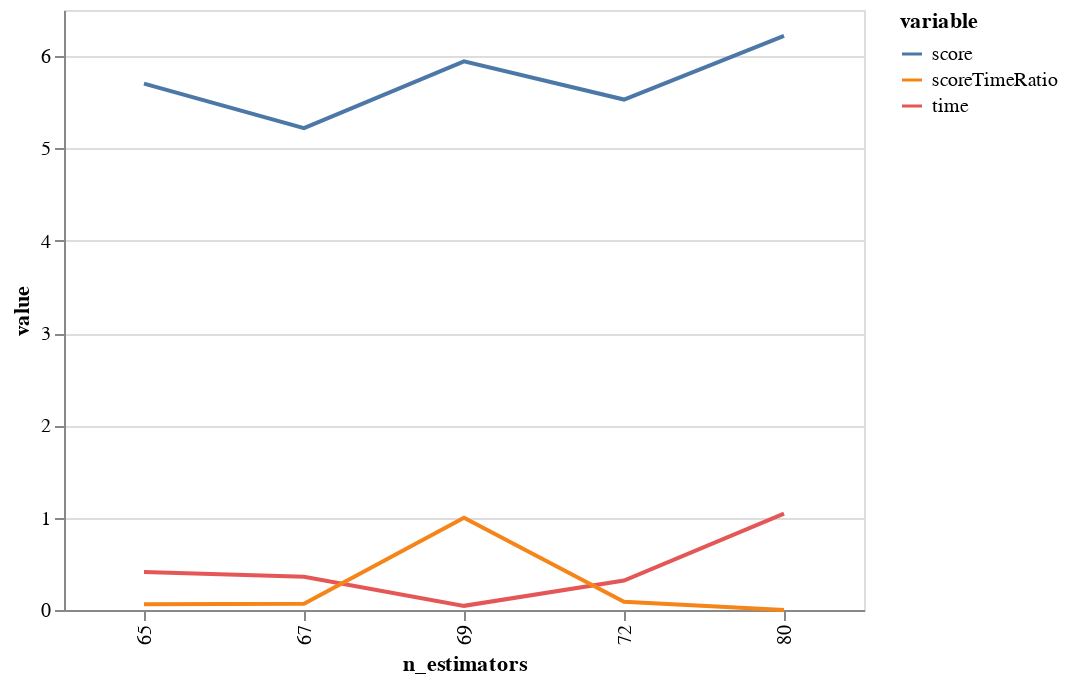

This figure's notebook cell:
### Code cell
n_estimators = bgs.compareValsBaseCase(X, 
                    y, 
                    getForestAccuracy,        
                    rfArgs, 
                    roc_auc_score, 
                    "n_estimators", 
                    0, 
                    65, 
                    80)

bgs.showTimeScoreChartAndGraph(n_estimators)

### Figure 1 — Vega-Lite specification as saved in the notebook (floating-point values rounded to 4 significant figures)
{"$schema": "https://vega.github.io/schema/vega-lite/v2.6.0.json", "config": {"view": {"height": 300, "width": 400}}, "data": {"name": "data-0b887f4fcbdc6d19ead380dff18f8635"}, "datasets": {"data-0b887f4fcbdc6d19ead380dff18f8635": [{"n_estimators": 65, "value": 5.702, "variable": "score"}, {"n_estimators": 80, "value": 6.22, "variable": "score"}, {"n_estimators": 72, "value": 5.53, "variable": "score"}, {"n_estimators": 69, "value": 5.944, "variable": "score"}, {"n_estimators": 67, "value": 5.22, "variable": "score"}, {"n_estimators": 65, "value": 0.4105, "variable": "time"}, {"n_estimators": 80, "value": 1.045, "variable": "time"}, {"n_estimators": 72, "value": 0.3192, "variable": "time"}, {"n_estimators": 69, "value": 0.04496, "variable": "time"}, {"n_estimators": 67, "value": 0.3605, "variable": "time"}, {"n_estimators": 65, "value": 0.06289, "variable": "scoreTimeRatio"}, {"n_estimators": 80, "value": 0, "variable": "scoreTimeRatio"}, {"n_estimators": 72, "value": 0.09008, "variable": "scoreTimeRatio"}, {"n_estimators": 69, "value": 1, "variable": "scoreTimeRatio"}, {"n_estimators": 67, "value": 0.06753, "variable": "scoreTimeRatio"}]}, "encoding": {"color": {"field": "variable", "type": "nominal"}, "x": {"field": "n_estimators", "type": "ordinal"}, "y": {"field": "value", "type": "quantitative"}}, "mark": "line", "width": 400}
